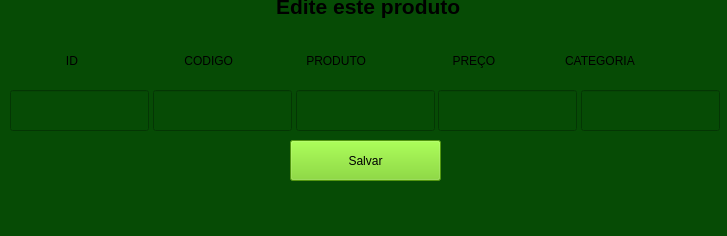
<?xml version="1.0" encoding="UTF-8"?>
<ui version="4.0">
 <class>MainWindow</class>
 <widget class="QMainWindow" name="MainWindow">
  <property name="geometry">
   <rect>
    <x>0</x>
    <y>0</y>
    <width>727</width>
    <height>236</height>
   </rect>
  </property>
  <property name="windowTitle">
   <string>MainWindow</string>
  </property>
  <property name="styleSheet">
   <string notr="true">background-color: rgb(6, 75, 5);</string>
  </property>
  <widget class="QWidget" name="centralwidget">
   <widget class="QLabel" name="label">
    <property name="geometry">
     <rect>
      <x>16</x>
      <y>40</y>
      <width>701</width>
      <height>41</height>
     </rect>
    </property>
    <property name="text">
     <string>               ID                                CODIGO                      PRODUTO                          PREÇO                     CATEGORIA</string>
    </property>
   </widget>
   <widget class="QLineEdit" name="ld_id">
    <property name="geometry">
     <rect>
      <x>10</x>
      <y>90</y>
      <width>139</width>
      <height>41</height>
     </rect>
    </property>
   </widget>
   <widget class="QLineEdit" name="ld_codigo">
    <property name="geometry">
     <rect>
      <x>153</x>
      <y>90</y>
      <width>139</width>
      <height>41</height>
     </rect>
    </property>
   </widget>
   <widget class="QLineEdit" name="ld_produto">
    <property name="geometry">
     <rect>
      <x>296</x>
      <y>90</y>
      <width>139</width>
      <height>41</height>
     </rect>
    </property>
   </widget>
   <widget class="QLineEdit" name="ld_preco">
    <property name="geometry">
     <rect>
      <x>438</x>
      <y>90</y>
      <width>139</width>
      <height>41</height>
     </rect>
    </property>
   </widget>
   <widget class="QLineEdit" name="ld_categoria">
    <property name="geometry">
     <rect>
      <x>581</x>
      <y>90</y>
      <width>139</width>
      <height>41</height>
     </rect>
    </property>
   </widget>
   <widget class="QPushButton" name="btnSalvarEdit">
    <property name="geometry">
     <rect>
      <x>290</x>
      <y>140</y>
      <width>151</width>
      <height>41</height>
     </rect>
    </property>
    <property name="styleSheet">
     <string notr="true">background-color: rgb(115, 210, 22);</string>
    </property>
    <property name="text">
     <string>Salvar</string>
    </property>
   </widget>
   <widget class="QLabel" name="label_2">
    <property name="geometry">
     <rect>
      <x>276</x>
      <y>-9</y>
      <width>201</width>
      <height>31</height>
     </rect>
    </property>
    <property name="font">
     <font>
      <pointsize>16</pointsize>
      <weight>75</weight>
      <bold>true</bold>
     </font>
    </property>
    <property name="text">
     <string>Edite este produto</string>
    </property>
   </widget>
  </widget>
  <widget class="QMenuBar" name="menubar">
   <property name="geometry">
    <rect>
     <x>0</x>
     <y>0</y>
     <width>727</width>
     <height>22</height>
    </rect>
   </property>
  </widget>
  <widget class="QStatusBar" name="statusbar"/>
 </widget>
 <resources/>
 <connections/>
</ui>
